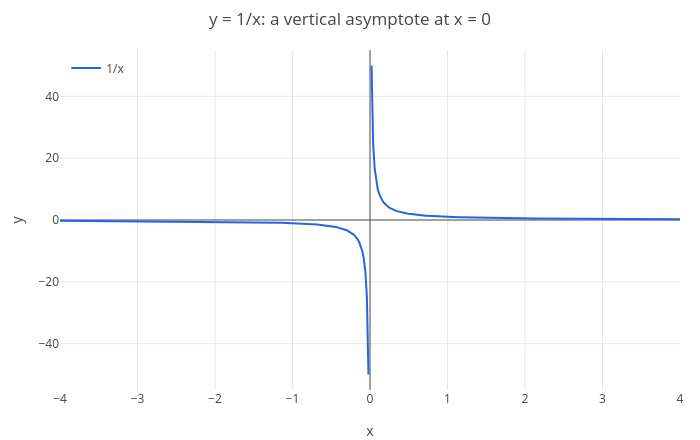

This figure's notebook cell:
### Markdown cell above
## 2. Where a function is not defined

$1/x$ has no value at $x = 0$. Near zero it becomes huge: positive on the right, negative on the left. Galileo breaks
the curve where it jumps and clips the vertical axis so that the rest of the curve stays visible:

### Code cell
labels(title(plot(1/x, x, -4, 4), "y = 1/x: a vertical asymptote at x = 0"), "x", "y")

### Figure 1 — Plotly figure (JSON) as saved in the notebook; plotly's stock layout.template omitted (floating-point values rounded to 4 significant figures; data arrays with more than 128 entries replaced by an {"elided": "..."} marker saying what was removed)
{"data": [{"line": {"color": "#2563eb", "width": 2}, "mode": "lines", "name": "1/x", "type": "scatter", "x": {"elided": "402 float values"}, "y": {"elided": "402 float values"}}], "layout": {"height": 440, "legend": {"bgcolor": "rgba(255,255,255,0.8)", "x": 0.01, "xanchor": "left", "y": 0.99, "yanchor": "top"}, "margin": {"b": 50, "l": 60, "r": 20, "t": 50}, "showlegend": true, "title": {"text": "y = 1/x: a vertical asymptote at x = 0"}, "width": 700, "xaxis": {"title": {"text": "x"}, "zeroline": true}, "yaxis": {"range": [-55, 55], "title": {"text": "y"}, "zeroline": true}}}
